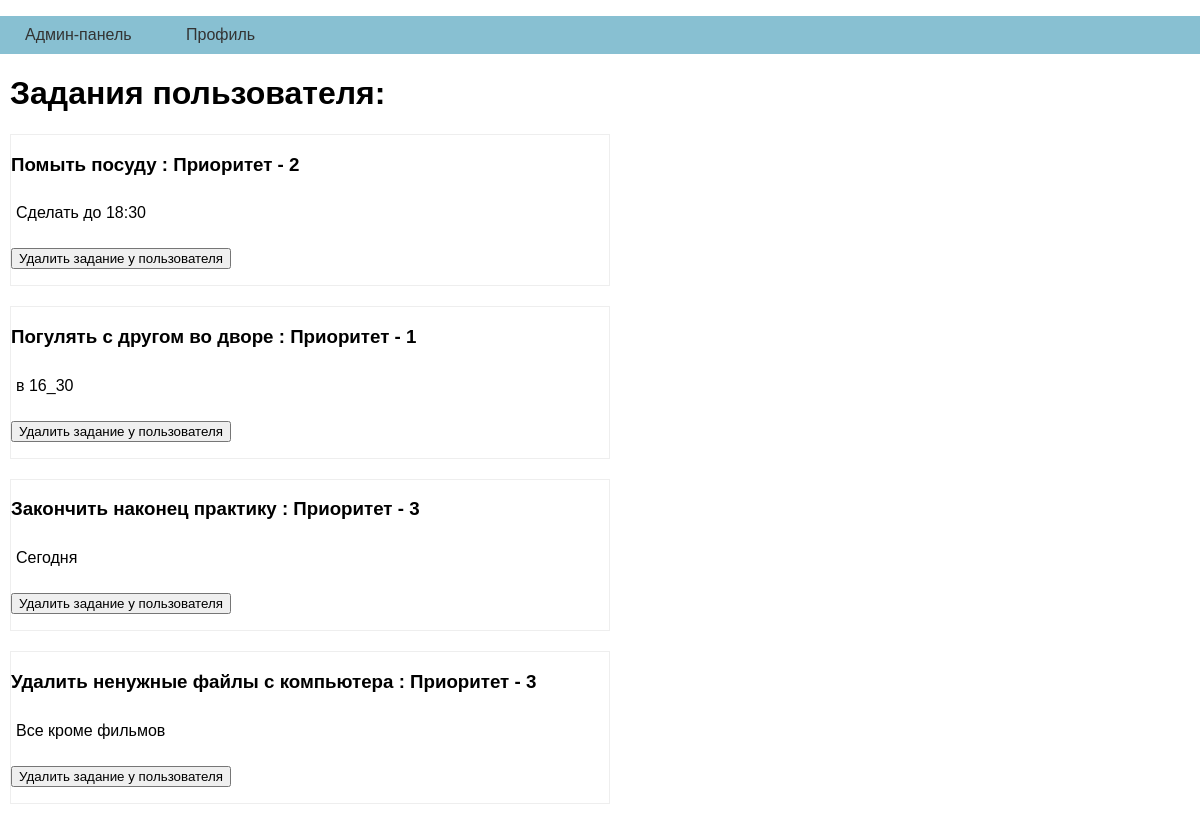
The app's page /users_tasks/8 (signed in) with its own data.
### tables this page shows
CREATE TABLE adminmenu (
id integer PRIMARY KEY AUTOINCREMENT,
title text NOT NULL,
url text NOT NULL
);

CREATE TABLE tasks (
id integer PRIMARY KEY AUTOINCREMENT,
task text NOT NULL,
importance integer NOT NULL,
status text NOT NULL,
user_id integer NOT NULL,
description text NOT NULL,
time NUMERIC NOT NULL,
FOREIGN KEY (user_id) REFERENCES users(id)
);

### app.py (the view)
@app.route("/users_tasks/<id_user>", methods=["POST", "GET"])
@login_required
def show_user_task_from_id(id_user):
    tasks = dbase.getAllTasksFromID(id_user)
    if not tasks[0]:
        return render_template('user_tasks.html', menu=dbase.getAdminMenu(), tasks=[], title="У пользователя пока нет заданий")
    return render_template('user_tasks.html', menu=dbase.getAdminMenu(), tasks=tasks, title="Задания пользователя:")

### FDataBase.py (called while the page is built)
    def getAdminMenu(self):
        sql = ''' SELECT * FROM adminmenu '''
        try:
            self.__cur.execute(sql)
            res = self.__cur.fetchall()
            if res: return res
        except:
            print("Ошибка чтения из БД")
        return []

    def getAllTasksFromID(self, id_user):
        try:
            self.__cur.execute(f"SELECT id, task, description, importance FROM tasks WHERE user_id = '{id_user}' AND status = 'В процессе'")
            res = self.__cur.fetchall()
            if res:
                return res
        except sqlite3.Error as e:
            print("Ошибка получения статьи из БД " + str(e))
        return False, False

    def getUser(self, user_id):
        try:
            self.__cur.execute(f"SELECT * FROM users WHERE id = '{user_id}' LIMIT 1")
            res = self.__cur.fetchone()
            if not res:
                print("Пользователь не найден")
                return False
            return res
        except sqlite3.Error as e:
            print("Ошибка получения данных из БД " + str(e))
        return False

### UserLogin.py (called while the page is built)
    def fromDB(self, user_id, db):
        self.__user = db.getUser(user_id)
        return self

### app.py (called while the page is built)
@login_manager.user_loader
def load_user(user_id):
    return UserLogin().fromDB(user_id, dbase)

def connect_db():
    conn = sqlite3.connect(app.config['DATABASE'])
    conn.row_factory = sqlite3.Row
    return conn

def get_db():
    if not hasattr(g, 'link_db'):
        g.link_db = connect_db()
    return g.link_db

@app.before_request
def before_request():
    global dbase
    db = get_db()
    dbase = FDataBase(db)

### templates/user_tasks.html
{% extends 'base.html' %}
{% block content %}
{{ super() }}
<ul class="list-tasks">
{% for t in tasks %}
<li>
<p class="task"><h3>{{t.task}} : Приоритет - {{ t.importance }}</h3></p>
<p class="annonce">{{ t.description | striptags  }}</p>
<form action="{{ url_for('delete_users_task', task_id=t.id) }}" method="post">
<p> <input type="submit" value="Удалить задание у пользователя"></p>
</form>
</li>
{% endfor %}
</ul>
{% endblock %}

### templates/base.html (shortened to what this page needs)
<!DOCTYPE html>
<html>
<head>
<link type="text/css" href="{{ url_for('static', filename='css/styles.css')}}" rel="stylesheet" />
</head>
<body>
{% block content -%}
{%- block mainmenu -%}
<ul class="mainmenu">
{% for p in menu %}
<li><a href="{{url_for(p.url)}}">{{p.title}}</a></li>
{% endfor %}
</ul>
{% endblock mainmenu -%}
<div class="content">
	{% if title -%}
<h1>{{title}}</h1>
	{% else -%}
<h1>Time management</h1>
	{% endif -%}
{% endblock -%}
</div>
</body>
</html>

### static/css/styles.css (style rules this page uses)
html, body { font-family: 'Arial'; margin: 0; padding: 0; height: 100%; width: 100%; }
a { color: #0059b2; text-decoration: none; }
ul.mainmenu { padding: 0; list-style: none; background: rgb(136, 192, 210); }
ul.mainmenu li { display: inline-block; }
ul.mainmenu li a { display: block; padding: 10px 25px; color: #333; text-decoration: none; }
div.content { margin: 10px; }
ul.list-tasks { list-style: none; margin: 0; padding: 0; max-width: 600px; }
ul.list-tasks li { margin: 20px 0 0 0; border: 1px solid #eee; }
ul.list-tasks .annonce { margin: 0; padding: 10px 5px 10px 5px; }

### records on screen
adminmenu: title "Админ-панель"
adminmenu: title "Профиль"
tasks: task "Помыть посуду", importance "2", description "Сделать до 18:30"
tasks: task "Погулять с другом во дворе", importance "1", description "в 16_30"
tasks: task "Закончить наконец практику", importance "3", description "Сегодня"
tasks: task "Удалить ненужные файлы с компьютера", importance "3", description "Все кроме фильмов"

### other values on screen
{{ title }} "Задания пользователя:"
